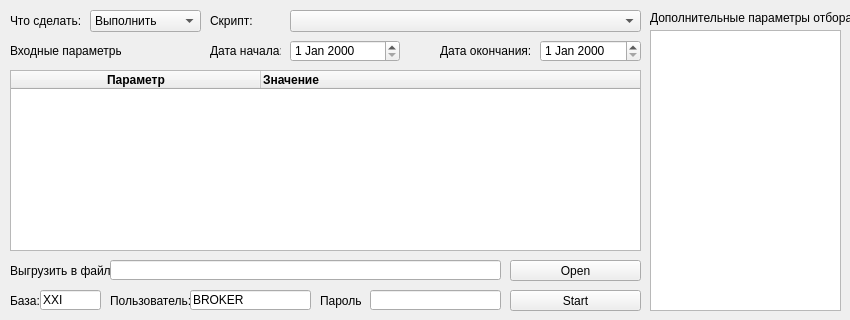
<?xml version="1.0" encoding="UTF-8"?>
<ui version="4.0">
 <class>MainWindow</class>
 <widget class="QMainWindow" name="MainWindow">
  <property name="geometry">
   <rect>
    <x>0</x>
    <y>0</y>
    <width>850</width>
    <height>320</height>
   </rect>
  </property>
  <property name="sizePolicy">
   <sizepolicy hsizetype="Fixed" vsizetype="Fixed">
    <horstretch>0</horstretch>
    <verstretch>0</verstretch>
   </sizepolicy>
  </property>
  <property name="minimumSize">
   <size>
    <width>850</width>
    <height>320</height>
   </size>
  </property>
  <property name="maximumSize">
   <size>
    <width>850</width>
    <height>320</height>
   </size>
  </property>
  <property name="windowTitle">
   <string>Утилита для работы с ПО ФОНД</string>
  </property>
  <widget class="QWidget" name="centralwidget">
   <widget class="QLabel" name="label_1">
    <property name="geometry">
     <rect>
      <x>210</x>
      <y>40</y>
      <width>71</width>
      <height>21</height>
     </rect>
    </property>
    <property name="text">
     <string>Дата начала:</string>
    </property>
   </widget>
   <widget class="QPushButton" name="button_start">
    <property name="geometry">
     <rect>
      <x>510</x>
      <y>290</y>
      <width>131</width>
      <height>21</height>
     </rect>
    </property>
    <property name="text">
     <string>Start</string>
    </property>
   </widget>
   <widget class="QLineEdit" name="line_base">
    <property name="geometry">
     <rect>
      <x>40</x>
      <y>290</y>
      <width>61</width>
      <height>20</height>
     </rect>
    </property>
    <property name="text">
     <string>XXI</string>
    </property>
   </widget>
   <widget class="QLineEdit" name="line_user">
    <property name="geometry">
     <rect>
      <x>190</x>
      <y>290</y>
      <width>121</width>
      <height>20</height>
     </rect>
    </property>
    <property name="text">
     <string>BROKER</string>
    </property>
   </widget>
   <widget class="QLineEdit" name="line_pass">
    <property name="geometry">
     <rect>
      <x>370</x>
      <y>290</y>
      <width>131</width>
      <height>20</height>
     </rect>
    </property>
    <property name="text">
     <string/>
    </property>
    <property name="echoMode">
     <enum>QLineEdit::Password</enum>
    </property>
   </widget>
   <widget class="QLabel" name="label_4">
    <property name="geometry">
     <rect>
      <x>10</x>
      <y>290</y>
      <width>31</width>
      <height>21</height>
     </rect>
    </property>
    <property name="text">
     <string>База:</string>
    </property>
   </widget>
   <widget class="QComboBox" name="combo_why">
    <property name="geometry">
     <rect>
      <x>90</x>
      <y>10</y>
      <width>111</width>
      <height>22</height>
     </rect>
    </property>
    <item>
     <property name="text">
      <string>Выполнить</string>
     </property>
    </item>
    <item>
     <property name="text">
      <string>Выгрузить</string>
     </property>
    </item>
   </widget>
   <widget class="QLabel" name="label_2">
    <property name="geometry">
     <rect>
      <x>10</x>
      <y>10</y>
      <width>71</width>
      <height>21</height>
     </rect>
    </property>
    <property name="text">
     <string>Что сделать:</string>
    </property>
   </widget>
   <widget class="QDateEdit" name="date_from">
    <property name="geometry">
     <rect>
      <x>290</x>
      <y>40</y>
      <width>110</width>
      <height>22</height>
     </rect>
    </property>
   </widget>
   <widget class="QLabel" name="label_5">
    <property name="geometry">
     <rect>
      <x>110</x>
      <y>290</y>
      <width>81</width>
      <height>21</height>
     </rect>
    </property>
    <property name="text">
     <string>Пользователь:</string>
    </property>
   </widget>
   <widget class="QLabel" name="label_6">
    <property name="geometry">
     <rect>
      <x>320</x>
      <y>290</y>
      <width>41</width>
      <height>21</height>
     </rect>
    </property>
    <property name="text">
     <string>Пароль:</string>
    </property>
   </widget>
   <widget class="QLabel" name="label_3">
    <property name="geometry">
     <rect>
      <x>440</x>
      <y>40</y>
      <width>91</width>
      <height>21</height>
     </rect>
    </property>
    <property name="text">
     <string>Дата окончания:</string>
    </property>
   </widget>
   <widget class="QDateEdit" name="date_to">
    <property name="geometry">
     <rect>
      <x>540</x>
      <y>40</y>
      <width>101</width>
      <height>22</height>
     </rect>
    </property>
   </widget>
   <widget class="QComboBox" name="combo_sql">
    <property name="geometry">
     <rect>
      <x>290</x>
      <y>10</y>
      <width>351</width>
      <height>22</height>
     </rect>
    </property>
   </widget>
   <widget class="QLabel" name="label_7">
    <property name="geometry">
     <rect>
      <x>210</x>
      <y>10</y>
      <width>71</width>
      <height>21</height>
     </rect>
    </property>
    <property name="text">
     <string>Скрипт:</string>
    </property>
   </widget>
   <widget class="QTableWidget" name="table_param_basic">
    <property name="geometry">
     <rect>
      <x>10</x>
      <y>70</y>
      <width>631</width>
      <height>181</height>
     </rect>
    </property>
    <property name="horizontalScrollBarPolicy">
     <enum>Qt::ScrollBarAlwaysOff</enum>
    </property>
    <property name="sizeAdjustPolicy">
     <enum>QAbstractScrollArea::AdjustIgnored</enum>
    </property>
    <attribute name="horizontalHeaderCascadingSectionResizes">
     <bool>false</bool>
    </attribute>
    <attribute name="horizontalHeaderDefaultSectionSize">
     <number>250</number>
    </attribute>
    <attribute name="horizontalHeaderHighlightSections">
     <bool>true</bool>
    </attribute>
    <attribute name="horizontalHeaderShowSortIndicator" stdset="0">
     <bool>true</bool>
    </attribute>
    <attribute name="horizontalHeaderStretchLastSection">
     <bool>true</bool>
    </attribute>
    <attribute name="verticalHeaderVisible">
     <bool>true</bool>
    </attribute>
    <attribute name="verticalHeaderCascadingSectionResizes">
     <bool>false</bool>
    </attribute>
    <column>
     <property name="text">
      <string>Параметр</string>
     </property>
     <property name="toolTip">
      <string/>
     </property>
     <property name="font">
      <font>
       <weight>75</weight>
       <italic>false</italic>
       <bold>true</bold>
       <underline>false</underline>
       <strikeout>false</strikeout>
       <stylestrategy>PreferDefault</stylestrategy>
       <kerning>true</kerning>
      </font>
     </property>
     <property name="textAlignment">
      <set>AlignCenter</set>
     </property>
    </column>
    <column>
     <property name="text">
      <string>Значение</string>
     </property>
     <property name="font">
      <font>
       <weight>75</weight>
       <bold>true</bold>
      </font>
     </property>
     <property name="textAlignment">
      <set>AlignLeading|AlignVCenter</set>
     </property>
    </column>
   </widget>
   <widget class="QLabel" name="label_8">
    <property name="geometry">
     <rect>
      <x>10</x>
      <y>40</y>
      <width>111</width>
      <height>21</height>
     </rect>
    </property>
    <property name="text">
     <string>Входные параметры:</string>
    </property>
   </widget>
   <widget class="QLabel" name="label_9">
    <property name="geometry">
     <rect>
      <x>650</x>
      <y>10</y>
      <width>211</width>
      <height>16</height>
     </rect>
    </property>
    <property name="text">
     <string>Дополнительные параметры отбора:</string>
    </property>
   </widget>
   <widget class="QTextEdit" name="text_param_addit">
    <property name="geometry">
     <rect>
      <x>650</x>
      <y>30</y>
      <width>191</width>
      <height>281</height>
     </rect>
    </property>
    <property name="html">
     <string>&lt;!DOCTYPE HTML PUBLIC &quot;-//W3C//DTD HTML 4.0//EN&quot; &quot;http://www.w3.org/TR/REC-html40/strict.dtd&quot;&gt;
&lt;html&gt;&lt;head&gt;&lt;meta name=&quot;qrichtext&quot; content=&quot;1&quot; /&gt;&lt;style type=&quot;text/css&quot;&gt;
p, li { white-space: pre-wrap; }
&lt;/style&gt;&lt;/head&gt;&lt;body style=&quot; font-family:'MS Shell Dlg 2'; font-size:8.25pt; font-weight:400; font-style:normal;&quot;&gt;
&lt;p style=&quot;-qt-paragraph-type:empty; margin-top:0px; margin-bottom:0px; margin-left:0px; margin-right:0px; -qt-block-indent:0; text-indent:0px; font-family:'MS Shell Dlg 2';&quot;&gt;&lt;br /&gt;&lt;/p&gt;&lt;/body&gt;&lt;/html&gt;</string>
    </property>
   </widget>
   <widget class="QLineEdit" name="line_path">
    <property name="geometry">
     <rect>
      <x>110</x>
      <y>260</y>
      <width>391</width>
      <height>20</height>
     </rect>
    </property>
    <property name="text">
     <string/>
    </property>
   </widget>
   <widget class="QLabel" name="label_10">
    <property name="geometry">
     <rect>
      <x>10</x>
      <y>260</y>
      <width>101</width>
      <height>21</height>
     </rect>
    </property>
    <property name="text">
     <string>Выгрузить в файл:</string>
    </property>
   </widget>
   <widget class="QPushButton" name="button_open">
    <property name="geometry">
     <rect>
      <x>510</x>
      <y>260</y>
      <width>131</width>
      <height>21</height>
     </rect>
    </property>
    <property name="text">
     <string>Open</string>
    </property>
   </widget>
  </widget>
 </widget>
 <resources/>
 <connections/>
</ui>
